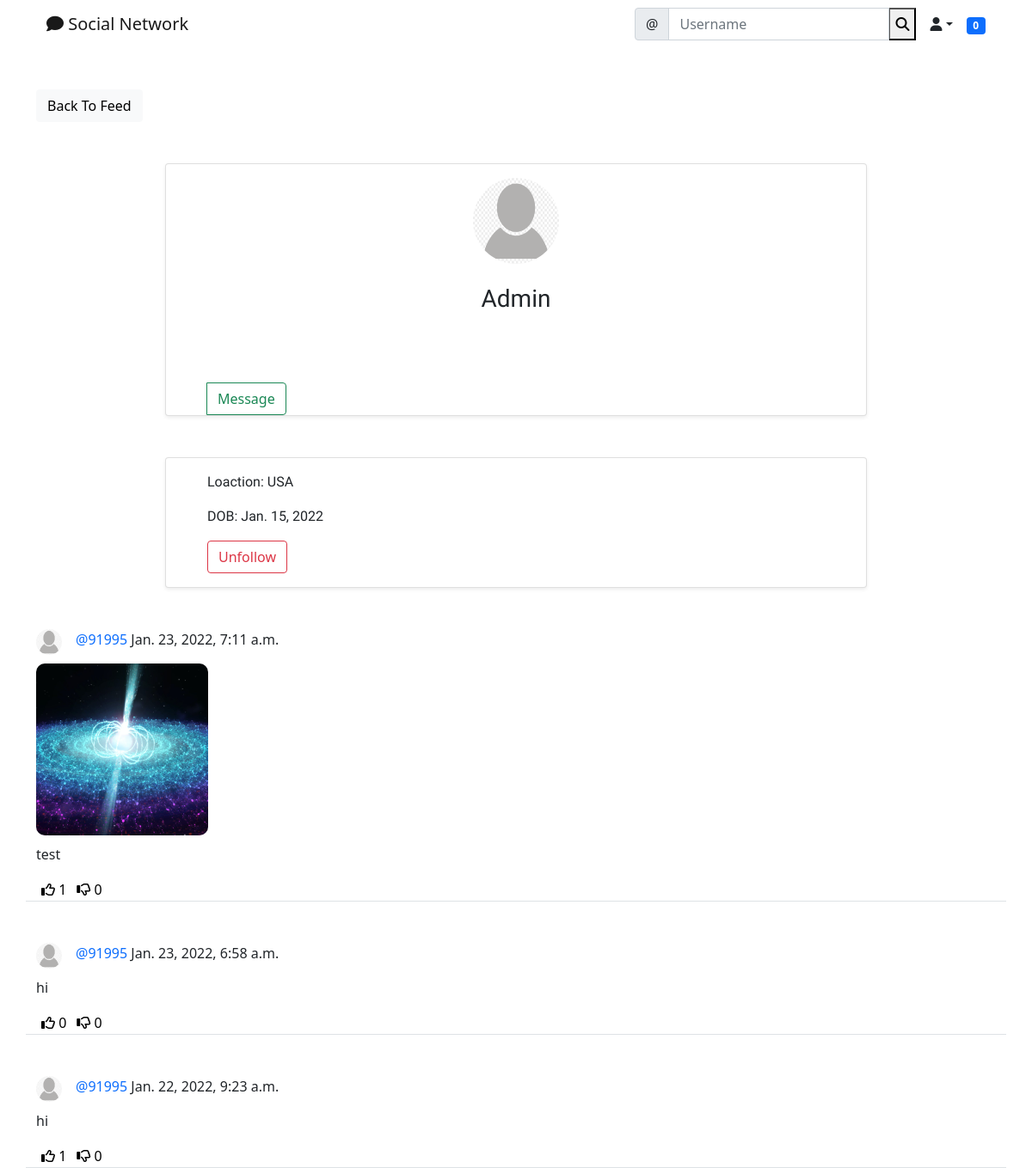
The page /social/profile/1 (signed in) on the database its author committed.
### social/models.py (models this page shows)
class UserProfile(models.Model):
    user = models.OneToOneField(User, primary_key=True, verbose_name='user',
                                related_name='profile', on_delete=models.CASCADE)
    name = models.CharField(max_length=30, blank=True, null=True)
    bio = models.TextField(max_length=500, blank=True, null=True)
    birth_date = models.DateField(blank=True, null=True)
    location = models.CharField(max_length=100, blank=True, null=True)
    picture = models.ImageField(upload_to='uploads/profile_pictures',
                                default='uploads/profile_pictures/default.png', blank=True)
    followers = models.ManyToManyField(
        User, blank=True, related_name='followers')

class Post(models.Model):
    body = models.TextField()
    image = models.ImageField(
        upload_to="uploads/post_photos", null=True, blank=True)
    created_on = models.DateTimeField(default=timezone.now)
    author = models.ForeignKey(User, on_delete=models.CASCADE)
    likes = models.ManyToManyField(User, blank=True, related_name='likes')
    dislikes = models.ManyToManyField(
        User, blank=True, related_name='dislikes')

### social/views.py (the view)
# urls.py: path('profile/<int:pk>', ProfileView.as_view(), name='profile'),
class ProfileView(View):
    def get(self, request, pk, *args, **kwargs):
        profile = UserProfile.objects.get(pk=pk)
        user = profile.user
        posts = Post.objects.filter(author=user).order_by('-created_on')
        followers = profile.followers.all()
        number_of_followers = len(followers)
        chats = Chats.objects.all()
        if len(followers) == 0:
            is_following = False
        for follower in followers:
            if follower == request.user:
                is_following = True
                break
            else:
                is_following = False
        context = {
            'user': user,
            'profile': profile,
            'posts': posts,
            'number_of_followers': number_of_followers,
            'is_following': is_following,
            'chats': chats
        }
        return render(request, 'social/profile.html', context)

### landing/templatetags/custom_tags.py (called while the page is built)
@register.inclusion_tag('social/show_notifications.html', takes_context=True)
def show_notifications(context):
    request_user = context['request'].user
    notifications = Notification.objects.filter(
        to_user=request_user).exclude(user_has_seen=True).order_by('-date')
    return {'notifications': notifications}

### social/templates/social/profile.html (shortened to what this page needs)
{% extends "landing/base.html" %}
{% block content %}
<div class="container">
  <div class="row mt-5">
    <div class="col md-3 col-sm-6">
      <a href="{% url 'post_list' %}" class="btn btn-light">Back To Feed</a>
    </div>
  </div>
</div>
<div class="row justify-content-center mt-5">
  <div class="card shadow-sm col-md-8 col-sm-12 corder-bottom px-5 pt-3">
    <div class="text-center">
    <img src="{{profile.picture.url}}" alt="" class="rounded-circle" width="100" height="100">
    <h3 class="py-4" style="font-family: 'Russo One', sans-serif;">
      {% if profile.name %}
        {{profile.name}} <span>
      {% else %}
      {{user.username}} <span>
        {% if request.user == user %}
        <a href="{%url 'profile_edit' profile.pk%}" style="color: #333"> <i class="far fa-edit"></i> </a>
        {% endif %}
      {% endif %}
    </span> </h3>
    </div>
        <div class="justify-content-center mt-5">
          {% if  profile.user != request.user%}
          <form action="{% url 'chat_create' profile.user.pk%}" method="post" class="btn-group" role="group">
            <button type="submit" name="button" class="btn btn-outline-success">Message</button>
          </form>
        </div>
    {%else%}
    <a href="{% url 'list_followers' profile.pk%}" type="a" style="text-decoration: none; margin-right:25px;width: 1000px" class="btn btn-outline-info">followers: {{number_of_followers}}</a>
  {% endif %}
  </div>
  </div>
<div class="row justify-content-center mt-5">
  <div class="card shadow-sm col-md-8 col-sm-12 corder-bottom px-5 py-3">
    {% if profile.location %}<p class="" style="font-family: 'Russo One', sans-serif;">Loaction: {{profile.location}}</p> {% endif %}
    {% if profile.birth_date %}<p class="" style="font-family: 'Russo One', sans-serif;">DOB: {{profile.birth_date}}</p> {% endif %}
    {% if  profile.user != request.user%}
        {% if is_following %}
          <form class="" action="{% url 'remove_follower' profile.pk%}" method="POST">
            <button class="btn btn-outline-danger" type="submit">Unfollow</button>
          </form>
        {% else %}
        <form class="" action="{% url 'add_follower' profile.pk%}" method="POST">
          {% csrf_token %}
          <button class="btn btn-outline-success" type="submit">Follow</button>
        </form>
        {% endif %}
    {% endif %}
  </div>
</div>
{% for post in  posts %}
  <div class="container">
    <div class="row justify-content-center mt-5 position-relative">
      <div class="col md-5 col-sm-12 border-bottom">
        <div class="">
            <a href="{% url 'profile' post.author.profile.pk%}">
            <img src="{{post.author.profile.picture.url}}" alt="" class="rounded-circle" style="float: left; margin-right: 1rem" height="30" width="30">
            <p style="padding-top: 0.5 rem;">
              <a href="{% url 'profile' post.author.profile.pk%}" style="text-decoration: none" class="text-primary"> @{{post.author}} </a> {{post.created_on}}
            </p>
            </a>
        </div>
        <div class="position-relative">
          {% if post.image %}
          <img src="{{post.image.url}}" class="post-image" />
          {% endif %}
          <p>{{post.body}}</p>
        </div>
        <div class="d-flex flex-row">
          <form class="" action="{% url 'like' post.pk%}" method="post">
            <button type="submit" style="background-color: transparent; border: none; box-shadow: none;"> <i class="far fa-thumbs-up"></i>  <span>{{post.likes.all.count}}</span> </button>
          </form>
          <form class="" action="{% url 'dislike' post.pk%}" method="post">
            <button type="submit" style="background-color: transparent; border: none; box-shadow: none;"> <i class="far fa-thumbs-down"></i>  <span>{{post.dislikes.all.count}}</span> </button>
          </form>
        </div>
      </div>
    </div>
  </div>
{% endfor %}
{% endblock %}

### landing/templates/landing/base.html (shortened to what this page needs)
<!doctype html>
{% load static %}
{%load crispy_forms_tags%}
<html lang="en">
  <head>
    <link href="https://cdn.jsdelivr.net/npm/bootstrap@5.0.2/dist/css/bootstrap.min.css" rel="stylesheet">
  </head>
  <body>
    {% include "landing/navbar.html" %}
    {% block content %}{% endblock %}
  </body>
</html>

### landing/templates/landing/navbar.html (shortened to what this page needs)
{% load custom_tags %}
<div class="container">
<nav class="navbar navbar-expand-lg navbar-light">
  <div class="container-fluid">
    <a class="navbar-brand"
    {% if user.is_authenticated %}
      href="{%url 'post_list'%}"
    {% else %}
     href="{%url 'index'%}"
    {% endif %}
      >
    <i class="fas fa-comment"></i>   Social Network</a>
    <div class="collapse navbar-collapse" id="navbarTogglerDemo03">
      <form class="d-flex" method="get" action="{% url 'search' %}">
        <div class="input-group">
          <span class="input-group-text" id="basic-addon1">@</span>
          <input type="text" class="form-control" placeholder="Username" aria-label="Username" aria-describedby="basic-addon1" name="query" value="{{ request.GET.query }}">
          <button type="submit" style="order: none; background-color: transparent: box-shadow: none;"> <i class="fas fa-search"></i> </button>
        </div>
      </form>
    {% if user.is_authenticated %}
      <div class="nav-item dropdown">
        <a class="nav-link dropdown-toggle text-dark" data-bs-toggle="dropdown" role="button" aria-expanded="false"><i class="fas fa-user"></i></a>
      </div>
      <div class="nav-item">
        {% show_notifications %}
      </div>
    {%endif%}
  </div>
</nav>
</div>

### social/templates/social/show_notifications.html (shortened to what this page needs)
<div class="dropdown">
  <span class="badge bg-primary notification-badge" style="transition: 0.3s;" onclick="showNotification()">{{notifications.count}}</span>
  </div>

### landing/templates/landing/base.html (style rules this page uses)
.notification-badge { transition: 0.3s; }
.dropdown { position: relative; display: inline-block; }
.post-image { max-width: 100%; max-height: 200px; border-radius: 10px; margin-bottom: 10px; }
:root { --send-bg: #0B93F6; --send-color: white; --receive-bg: #E5E5EA; --receive-text: black; --page-background: white; }

### rows shown on the page
UserProfile: picture (placeholder picture), name "Admin", location "USA", birth_date "Jan. 15, 2022"
Post: author.profile.picture (placeholder picture), author "91995", created_on "Jan. 23, 2022, 7:11 a.m.", image (picture), body "test", likes.all.count "1", dislikes.all.count "0"
Post: author.profile.picture (placeholder picture), author "91995", created_on "Jan. 23, 2022, 6:58 a.m.", body "hi", likes.all.count "0", dislikes.all.count "0"
Post: author.profile.picture (placeholder picture), author "91995", created_on "Jan. 22, 2022, 9:23 a.m.", body "hi", likes.all.count "1", dislikes.all.count "0"

### other values the page prints
{{ notifications.count }} "0"
